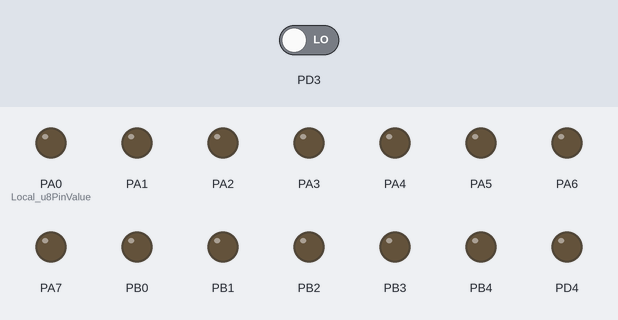
A program run on a simulated ATmega32, built with avr-gcc and emulated at 8 MHz. Parts: output pins drawn as LEDs (lit = HIGH). Inputs (shaded band) come from the test bench; at power-on: PD3 LOW.

Above: at 1.2 s.
1.3 s: PD3 driven HIGH
At 1.7 s:
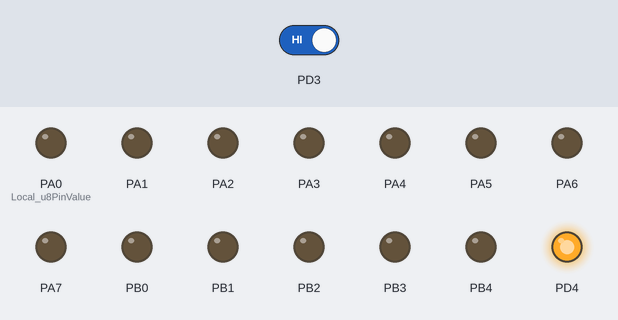
Timing chart, 0 to 4.3 s (numbered marks = the images above; inputs shaded):
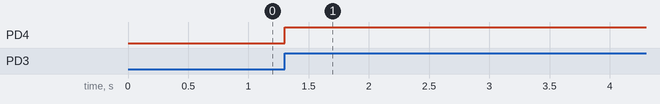

Measured:
- after the input at 1.3 s, PD4: LOW → HIGH at once

The program:

main.c
```c
/*
 * Interrupt_PushButton.c
 *
 * Created: 27/01/2023 07:14:00 ص
 * Author : El-Wattaneya
 */

#define F_CPU  8000000UL
#include "util/delay.h"
#include "STD_TYPES.h"
#include "BIT_MATH.h"
#include "DIO_interface.h"
#include "LED_inteface.h"
#include "Switch.h"
#include "GlobInt_interface.h"
#include "EXTI_interface.h"


int main(void)
{
	u8 Local_u8PinValue = 0;
    DIO_enuInit();
	EXTI_enuInitInterrupt();
	EXTI_enuEnableInterrupt(1);
	Globint_voidEnableGlobalInt();
    while (1)
    {
		//Switch_enuGetValue(DIO_enuPin27,&Local_u8PinValue);
		//_delay_ms(100);
		//if(Local_u8PinValue)
		//{
		//	DIO_enuSetPin( DIO_enuPin28 , DIO_enuHigh );
		//
		//}

    }
	return 0;
}

void __vector_2(void) __attribute__((interrupt));
void __vector_2(void) {
	LED_enuOn( DIO_enuPin28);
}
```

EXTI_interface.h
```c
/*************************************************************************************************************************/
/* author : yousef ahmed                                                                                                 */
/* date   : 25/1/2023                                                                                                    */
/* version: V01                                                                                                          */
/*************************************************************************************************************************/


#ifndef EXTI_INTERFACE_H
#define EXTI_INTERFACE_H

typedef enum{
	EXTI_enuOk = 0,
	EXTI_enuInValidIntNum,
	EXTI_InValidSenseMode
}EXTI_enuErrorStatus_t;


EXTI_enuErrorStatus_t EXTI_enuInitInt(void);


EXTI_enuErrorStatus_t EXTI_enuEnableInterrupt(u8 Copy_u8IntNum);


#endif
```

EXTI_program.c
```c
/*************************************************************************************************************************/
/* author : yousef ahmed                                                                                                 */
/* date   : 25/1/2023                                                                                                    */
/* version: V01                                                                                                          */
/*************************************************************************************************************************/
#include "STD_TYPES.h"
#include "BIT_MATH.h"

#include "EXTI_config.h"
#include "EXTI_interface.h"
#include "EXTI_private.h"


EXTI_enuErrorStatus_t EXTI_enuInitInterrupt(void)
{
	EXTI_enuErrorStatus_t Local_enuErrorStatus = EXTI_enuOk;
	#if INT0_MODE == LowLevel
	MCUCR = 0;
	MCUCR |= INT0_LOWLEVEL;
	#elif INT0_MODE == OnChange
	MCUCR = 0;
	MCUCR |= INT0_ONCHANGE;
	#elif INT0_MODE == FallingEdge
	MCUCR = 0;
	MCUCR |= INT0_ONCHANGE;
	#else
	MCUCR = 0;
	MCUCR |= INT0_RISINGEDGE;
	#endif

	#if INT1_MODE == LowLevel
	MCUCR = 0;
	MCUCR |= INT1_LOWLEVEL;
	#elif INT1_MODE == OnChange
	MCUCR = 0;
	MCUCR |= INT1_ONCHANGE;
	#elif INT1_MODE == FallingEdge
	MCUCR = 0;
	MCUCR |= INT1_ONCHANGE;
	#else
	MCUCR = 0;
	MCUCR |= INT1_RISINGEDGE;
	#endif

	#if INT2_MODE == FallingEdge
	MCUCSR = 0;
	MCUCSR |= INT0_ONCHANGE;
	#else
	MCUCSR = 0;
	MCUCSR |= INT2_RISINGEDGE;
	#endif
}


EXTI_enuErrorStatus_t EXTI_enuEnableInterrupt(u8 Copy_u8IntNum)
{
	u8 Local_u8ErrorStatus = EXTI_enuOk;
	if( Copy_u8IntNum > EXTI_Num )
	{
		Local_u8ErrorStatus = EXTI_enuInValidIntNum;
	}
	else
	{
		if(Copy_u8IntNum == INT0)
		SET_BIT(GICR,GICR_INTF0);
		else if (Copy_u8IntNum == INT1)
		SET_BIT(GICR,GICR_INTF1);
		else
		SET_BIT(GICR,GICR_INTF2);

	}


	return Local_u8ErrorStatus;
}
```

GlobInt_interface.h
```c
/*************************************************************************************************************************/
/* author : yousef ahmed                                                                                                 */
/* date   : 25/1/2023                                                                                                    */
/* version: V01                                                                                                          */
/*************************************************************************************************************************/

#ifndef GLOBINT_INTERFACE_H
#define GLOBINT_INTERFACE_H

#define I_BIT     7

void Globint_voidEnableGlobalInt(void);

void Globint_voidDisableGlobalInt(void);


#endif
```

GlobInt_program.c
```c
/*************************************************************************************************************************/
/* author : yousef ahmed                                                                                                 */
/* date   : 25/1/2023                                                                                                    */
/* version: V01                                                                                                          */
/*************************************************************************************************************************/
#include "BIT_MATH.h"
#include "STD_TYPES.h"

#include "GLobInt_interface.h"
#include "GlobInt_private.h"


void Globint_voidEnableGlobalInt(void)
{

    SET_BIT(SREG,I_BIT);

}

void Globint_voidDisableGlobalInt(void)
{
    CLR_BIT(SREG,I_BIT);
}
```

LED_inteface.h
```c
/*************************************************************************************************************************/
/* author : yousef ahmed                                                                                                 */
/* date   : 17/1/2023                                                                                                    */
/* version: V01                                                                                                          */
/*************************************************************************************************************************/
#ifndef LED_INTERFACE_H
#define LED_INTERFACE_H

typedef enum
{

    LED_enuOk = 0,
    LED_enuNotOk,
    LED_enuNullPtr,
    LED_enuInvalidPinNumber

}LED_tenuErrorStatus;


typedef enum
{

    LED_enu0 = 0,
    LED_enu1    ,
    LED_enu2    ,
    LED_enu3    ,
    LED_enu4    ,
    LED_enu5    ,
    LED_enu6    ,
    LED_enu7    ,
    LED_enu8    ,
    LED_enu9    ,
    LED_enu10   ,
    LED_enu11   ,
    LED_enu12   ,
    LED_enu13   ,
    LED_enu14   ,
    LED_enu15   ,
    LED_enu16   ,
    LED_enu17   ,
    LED_enu18   ,
    LED_enu19   ,
    LED_enu20   ,
    LED_enu21   ,
    LED_enu22   ,
    LED_enu23   ,
    LED_enu24   ,
    LED_enu25   ,
    LED_enu26   ,
    LED_enu27   ,
    LED_enu28   ,
    LED_enu29   ,
    LED_enu30   ,
    LED_enu31   ,
    LED_enuNumberOfLeds
}LED_tenuPins;

/*******************4**************************/
/*LED On Funtion
  Input : Copy_u8PinNumber
  Output : DIO_tenuErrorStatus to report error */
/***********************************************/
LED_tenuErrorStatus LED_enuOn( LED_tenuPins Copy_u8PinNumber );
/*******************4**************************/
/*LED Off Funtion
  Input : Copy_u8PinNumber
  Output : DIO_tenuErrorStatus to report error */
/***********************************************/
LED_tenuErrorStatus LED_enuOff( LED_tenuPins Copy_u8PinNumber );
/*******************4**************************/
/*LED Toggle Funtion
  Input : Copy_u8PinNumber
  Output : DIO_tenuErrorStatus to report error */
/***********************************************/
LED_tenuErrorStatus LED_enuToggle( LED_tenuPins Copy_u8PinNumber );

#endif /*LED_INTERFACE_H*/
```

LED_program.c
```c
/*************************************************************************************************************************/
/* author : yousef ahmed                                                                                                 */
/* date   : 17/1/2023                                                                                                    */
/* version: V01                                                                                                          */
/*************************************************************************************************************************/
#include "BIT_MATH.h"
#include "STD_TYPES.h"

#include "LED_inteface.h"
#include "LED_config.h"
#include "LED_private.h"
#include "DIO_interface.h"


LED_tenuErrorStatus LED_enuOn( LED_tenuPins Copy_u8PinNumber )
{
    LED_tenuErrorStatus Local_u8ErrorStatus = LED_enuOk;
    DIO_enuSetPin( Copy_u8PinNumber , DIO_enuHigh );

    return Local_u8ErrorStatus;
}


LED_tenuErrorStatus LED_enuOff( LED_tenuPins Copy_u8PinNumber )
{
    LED_tenuErrorStatus Local_u8ErrorStatus = DIO_enuOk;

    DIO_enuSetPin( Copy_u8PinNumber , DIO_enuLow );

    return Local_u8ErrorStatus;
}

LED_tenuErrorStatus LED_enuToggle( LED_tenuPins Copy_u8PinNumber )
{
    LED_tenuErrorStatus Local_u8ErrorStatus = DIO_enuOk;
    DIO_enuTogglePin(Copy_u8PinNumber);

    return Local_u8ErrorStatus;

}
```

Switch.c
```c
#include "Switch.h"

#include "STD_Types.h"
#include "DIO_interface.h"
#include "BIT_Math.h"
DIO_tenuErrorStatus Switch_enuGetValue(DIO_tenuPins Switch , u8 * Add_pu8PinValue)
{
	DIO_tenuErrorStatus Local_enuErrorStatus = DIO_enuOk;
	Local_enuErrorStatus =  DIO_enuGetPin( Switch , Add_pu8PinValue );


   return Local_enuErrorStatus;

}
```

Switch.h
```c
#ifdef SWITCH_ON_OFF_H_
#define SWITCH_ON_OFF_H_

#include "DIO_interface.h"


DIO_tenuErrorStatus Switch_enuGetValue(DIO_tenuPins Switch , u8 * Add_pu8PinValue);

#endif
```

EXTI_config.c
```c
/*************************************************************************************************************************/
/* author : yousef ahmed                                                                                                 */
/* date   : 27/1/2023                                                                                                    */
/* version: V01                                                                                                          */
/*************************************************************************************************************************/

#include "EXTI_config.h"


EXTI_INT_t EXTI_Cofig[EXTI_Num]={
    {INT0,RisingEdge},
    {INT1,RisingEdge},
    {INT2,RisingEdge}


};
```

EXTI_config.h
```c
/*************************************************************************************************************************/
/* author : yousef ahmed                                                                                                 */
/* date   : 25/1/2023                                                                                                    */
/* version: V01                                                                                                          */
/*************************************************************************************************************************/

#ifndef EXTI_CONFIG_H
#define EXTI_CONFIG_H

#include "STD_TYPES.h"

#define LowLevel        0
#define OnChange        1
#define FallingEdge     2
#define RisingEdge      3
#define MAX_MODES       4

#define INT0_LOWLEVEL         0b00000000
#define INT0_ONCHANGE         0b00000001
#define INT0_FALLINGEDGE      0b00000010
#define INT0_RISINGEDGE       0b00000011

#define INT1_LOWLEVEL         0b00000000
#define INT1_ONCHANGE         0b00000100
#define INT1_FALLINGEDGE      0b00001000
#define INT1_RISINGEDGE       0b00001100

#define INT2_FALLINEDGE       0b00000000
#define INT2_RISINGEDGE       0b01000000

#define INT0_MODE            INT0_RISINGEDGE
#define INT1_MODE            INT1_RISINGEDGE
#define INT2_MODE            INT2_RISINGEDGE


typedef struct{
	u8 INT_Num;
	u8 INT_SenseMode;
}EXTI_INT_t;

#define INT0  0
#define INT1  1
#define INT2  2
#define EXTI_Num  3


#endif
```

LED_config.h
```c
/*************************************************************************************************************************/
/* author : yousef ahmed                                                                                                 */
/* date   : 17/1/2023                                                                                                    */
/* version: V01                                                                                                          */
/*************************************************************************************************************************/
#ifndef LED_CONFIG_H
#define LED_CONFIG_H


#endif /*LED_CONFIG_H*/
```

BIT_MATH.h
```c
/*************************************************************************************************************************/
/* author : yousef ahmed                                                                                                 */
/* date   : 2/6/2022                                                                                                     */
/* version: V01                                                                                                          */
/*************************************************************************************************************************/
#ifndef BIT_MATH_h
#define BIT_MATH_h

#define  SET_BIT(VAR,BIT)    VAR |=  (1<<(BIT))
#define  CLR_BIT(VAR,BIT)    VAR &= ~(1<<(BIT))
#define  GET_BIT(VAR,BIT)    ((VAR >> BIT)& 1 )
#define  TOG_BIT(VAR,BIT)    VAR ^=  (1<<(BIT))


#endif
```

DIO_config.c
```c
#include "DIO_config.h"


const DIO_strPinConfig_t DIO_strPinConfig[32] =
{
    /*PORTA*/   /*PULL UP*/       /* PULL DOWN*/
    /*PIN0*/ {DIO_DIR_OUTPUT, DIO_INPUT_PULL_DOWN},
    /*PIN1*/ {DIO_DIR_OUTPUT, DIO_INPUT_PULL_DOWN},
    /*PIN2*/ {DIO_DIR_OUTPUT, DIO_INPUT_PULL_DOWN},
    /*PIN3*/ {DIO_DIR_OUTPUT, DIO_INPUT_PULL_DOWN},
    /*PIN4*/ {DIO_DIR_OUTPUT, DIO_INPUT_PULL_DOWN},
    /*PIN5*/ {DIO_DIR_OUTPUT, DIO_INPUT_PULL_DOWN},
    /*PIN6*/ {DIO_DIR_OUTPUT, DIO_INPUT_PULL_DOWN},
    /*PIN7*/ {DIO_DIR_OUTPUT, DIO_INPUT_PULL_DOWN},

    /*PORTB*/   /*PULL UP*/       /* PULL DOWN*/
    /*PIN8*/ {DIO_DIR_OUTPUT, DIO_INPUT_PULL_DOWN},
    /*PIN9*/ {DIO_DIR_OUTPUT, DIO_INPUT_PULL_DOWN},
    /*PIN10*/{DIO_DIR_OUTPUT, DIO_INPUT_PULL_DOWN},
    /*PIN11*/{DIO_DIR_OUTPUT, DIO_INPUT_PULL_DOWN},
    /*PIN12*/{DIO_DIR_OUTPUT, DIO_INPUT_PULL_DOWN},
    /*PIN13*/{DIO_DIR_OUTPUT, DIO_INPUT_PULL_DOWN},
    /*PIN14*/{DIO_DIR_OUTPUT, DIO_INPUT_PULL_DOWN},
    /*PIN15*/{DIO_DIR_OUTPUT, DIO_INPUT_PULL_DOWN},

    /*PORTC*/   /*PULL UP*/       /* PULL DOWN*/
    /*PIN16*/{DIO_DIR_OUTPUT, DIO_INPUT_PULL_DOWN},
    /*PIN17*/{DIO_DIR_OUTPUT, DIO_INPUT_PULL_DOWN},
    /*PIN18*/{DIO_DIR_OUTPUT, DIO_INPUT_PULL_DOWN},
    /*PIN19*/{DIO_DIR_OUTPUT, DIO_INPUT_PULL_DOWN},
    /*PIN20*/{DIO_DIR_OUTPUT, DIO_INPUT_PULL_DOWN},
    /*PIN21*/{DIO_DIR_OUTPUT, DIO_INPUT_PULL_DOWN},
    /*PIN22*/{DIO_DIR_OUTPUT, DIO_INPUT_PULL_DOWN},
    /*PIN23*/{DIO_DIR_OUTPUT, DIO_INPUT_PULL_DOWN},

    /*PORTD*/   /*PULL UP*/       /* PULL DOWN*/
    /*PIN24*/{DIO_DIR_OUTPUT, DIO_INPUT_PULL_DOWN},
    /*PIN25*/{DIO_DIR_OUTPUT, DIO_INPUT_PULL_DOWN},
    /*PIN26*/{DIO_DIR_OUTPUT, DIO_INPUT_PULL_DOWN},
    /*PIN27*/{DIO_DIR_INPUT, DIO_INPUT_PULL_DOWN},
    /*PIN28*/{DIO_DIR_OUTPUT, DIO_INPUT_PULL_DOWN},
    /*PIN29*/{DIO_DIR_OUTPUT, DIO_INPUT_PULL_DOWN},
    /*PIN30*/{DIO_DIR_OUTPUT, DIO_INPUT_PULL_DOWN},
    /*PIN31*/{DIO_DIR_OUTPUT, DIO_INPUT_PULL_DOWN},
};
```

DIO_config.h
```c
/*************************************************************************************************************************/
/* author : yousef ahmed                                                                                                 */
/* date   : 13/1/2023                                                                                                    */
/* version: V01                                                                                                          */
/*************************************************************************************************************************/
#ifndef DIO_CONFIG_H
#define DIO_CONFIG_H

#include "STD_TYPES.h"

#define DIO_DIR_OUTPUT  1
#define DIO_DIR_INPUT   0

#define DIO_INPUT_PULL_UP       0
#define DIO_INPUT_PULL_DOWN     1

#define NumberOfPin       8
#define MAX_NUM_OF_PINS   31

typedef struct
{
    u8 DIO_PinDirection;
    u8 DIO_InputStatus;
}DIO_strPinConfig_t;


const DIO_strPinConfig_t DIO_strPinConfig[32];


#endif /*DIO_COFIG_H*/
```

DIO_private.h
```c
/*************************************************************************************************************************/
/* author : yousef ahmed                                                                                                 */
/* date   : 12/1/2023                                                                                                    */
/* version: V01                                                                                                          */
/*************************************************************************************************************************/
#ifndef DIO_PRIVATE_H
#define DIO_PRIVATE_H

#define PORTA        *((volatile u8 *)0x3B)
#define DDRA         *((volatile u8 *)0x3A)
#define PINA         *((volatile u8 *)0x39)


#define PORTB        *((volatile u8 *)0x38)
#define DDRB         *((volatile u8 *)0x37)
#define PINB         *((volatile u8 *)0x36)


#define PORTC        *((volatile u8 *)0x35)
#define DDRC         *((volatile u8 *)0x34)
#define PINC         *((volatile u8 *)0x33)


#define PORTD        *((volatile u8 *)0x32)
#define DDRD         *((volatile u8 *)0x31)
#define PIND         *((volatile u8 *)0x30)


#endif /*DIO_PRIVATE_H*/
```

EXTI_private.h
```c
/*************************************************************************************************************************/
/* author : yousef ahmed                                                                                                 */
/* date   : 25/1/2023                                                                                                    */
/* version: V01                                                                                                          */
/*************************************************************************************************************************/


#ifndef EXTI_PRIVATE_H
#define EXTI_PRIVATE_H


#define MCUCR    *((volatile u8*)0x55)
#define MCUCSR   *((volatile u8*)0x54)
#define GICR     *((volatile u8*)0x5B)
#define GIFR     *((volatile u8*)0x5A)


#define MCUCR_ISC00   0
#define MCUCR_ISC01   1
#define MCUCR_ISC10   2
#define MCUCR_ISC11   3


#define MCUCSR_ISC2   6

#define GICR_INTF0    6
#define GICR_INTF1    7
#define GICR_INTF2    5


#endif
```

Source omitted: DIO_interface.h (2871 bytes), DIO_program.c (7756 bytes), GlobInt_private.h (724 bytes), LED_private.h (693 bytes), STD_TYPES.h (1080 bytes)
